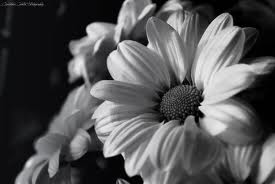
#> input picture Images/BnWFlower2.jpeg, 275 x 184 px
$ python powertransform.py
#> lines starting #> are read from the running program, lines starting #| are printed output that depends on the picture
from pylab import *
aa = imread('Images/BnWFlower2.jpeg')
#> aa is the input picture: shape (184, 275, 3); mean R, G, B 83.7, 83.8, 84.9
a = double(aa)
row,col,d = a.shape
#> row = 184; col = 275; d = 3
b = empty([row,col,d])
m = int(raw_input('Enter the correction factor:'))
#> the answer given: 3
for x in range(1,row,1):
    for y in range(1,col,1):
        for z in range(1,d,1):
            c = a.item(x,y,z)**m
            b[x,y,z] = c
numax = b.max()
#> numax = 1.14e+306
numin = b.min()
#> numin = -2.64e+306
n = 255/(numax-numin)
#> n = 6.75e-305
nuimg1 = empty([row,col,d])
for x in range(1,row):
    for y in range(1,col):
        for z in range(1,d):
            nuimg1[x,y,z] = n*(b.item(x,y,z)-numin)
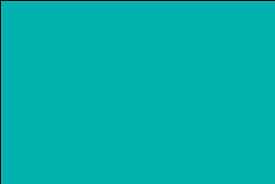
#> nuimg1: shape (184, 275, 3) float64; mean R, G, B 0, 176.2, 176.2
nuimg2 = uint8(nuimg1)
figure(1)
subplot(1,2,1)
gray()
imshow(aa)
title('OriginalImage')
subplot(1,2,2)
imshow(nuimg2)
title('Image after Power Transformation')
show()
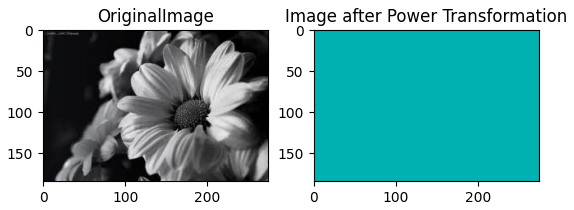
#> figure drawn by matplotlib, 2 panels

$ run again, with Images/BnWFlower1.jpeg copied over Images/BnWFlower2.jpeg
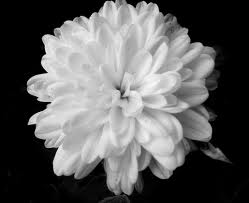
#> input picture Images/BnWFlower1.jpeg, 249 x 203 px
#> aa is the input picture: shape (203, 249, 3); min 0, max 249, mean 94
#> after the loop `for x in range(1,row,1):`:
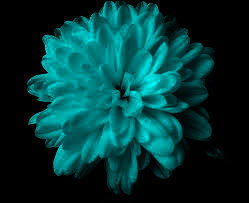
#> b: shape (203, 249, 3) float64; mean R, G, B 0, 3321920.1, 3321920.1; drawn with min black and max white
#> numax = 15438249
#> numin = 0
#> n = 1.65e-05
#> `show()`:
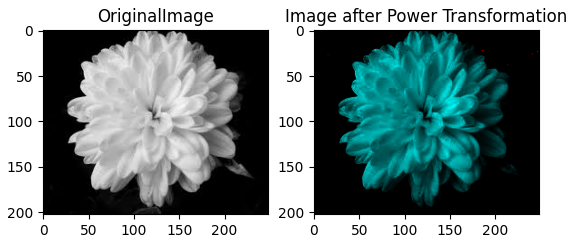
#> figure drawn by matplotlib, 2 panels

$ run again, with Images/color.jpeg copied over Images/BnWFlower2.jpeg
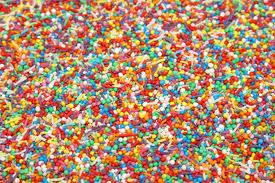
#> input picture Images/color.jpeg, 275 x 183 px
#> aa is the input picture: shape (183, 275, 3); mean R, G, B 176.1, 139.9, 111.6
#> numax = nan
#> nuimg2: shape (183, 275, 3); every value is 0
#> `show()`:
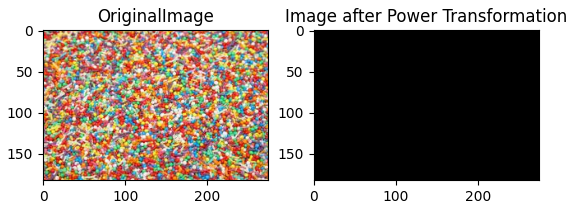
#> figure drawn by matplotlib, 2 panels
